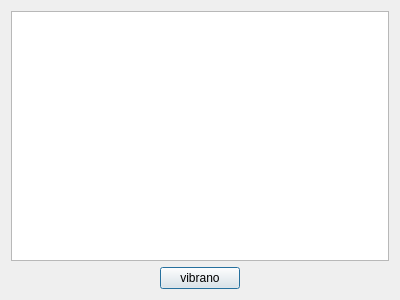
<?xml version="1.0" encoding="UTF-8"?>
<ui version="4.0">
 <class>mkoq_togxx</class>
 <widget class="QDialog" name="mkoq_togxx">
  <property name="windowModality">
   <enum>Qt::ApplicationModal</enum>
  </property>
  <property name="geometry">
   <rect>
    <x>0</x>
    <y>0</y>
    <width>400</width>
    <height>300</height>
   </rect>
  </property>
  <property name="windowTitle">
   <string>mkoq_togxx</string>
  </property>
  <layout class="QVBoxLayout" name="verticalLayout">
   <item>
    <widget class="QTableView" name="mkoq_togxx_g">
     <property name="selectionBehavior">
      <enum>QAbstractItemView::SelectRows</enum>
     </property>
    </widget>
   </item>
   <item>
    <layout class="QHBoxLayout" name="horizontalLayout">
     <item>
      <spacer name="horizontalSpacer_2">
       <property name="orientation">
        <enum>Qt::Horizontal</enum>
       </property>
       <property name="sizeHint" stdset="0">
        <size>
         <width>40</width>
         <height>20</height>
        </size>
       </property>
      </spacer>
     </item>
     <item>
      <widget class="QPushButton" name="mkoq_togxx_exit_c">
       <property name="text">
        <string>vibrano</string>
       </property>
      </widget>
     </item>
     <item>
      <spacer name="horizontalSpacer">
       <property name="orientation">
        <enum>Qt::Horizontal</enum>
       </property>
       <property name="sizeHint" stdset="0">
        <size>
         <width>40</width>
         <height>20</height>
        </size>
       </property>
      </spacer>
     </item>
    </layout>
   </item>
  </layout>
 </widget>
 <tabstops>
  <tabstop>mkoq_togxx_exit_c</tabstop>
  <tabstop>mkoq_togxx_g</tabstop>
 </tabstops>
 <resources/>
 <connections/>
</ui>
